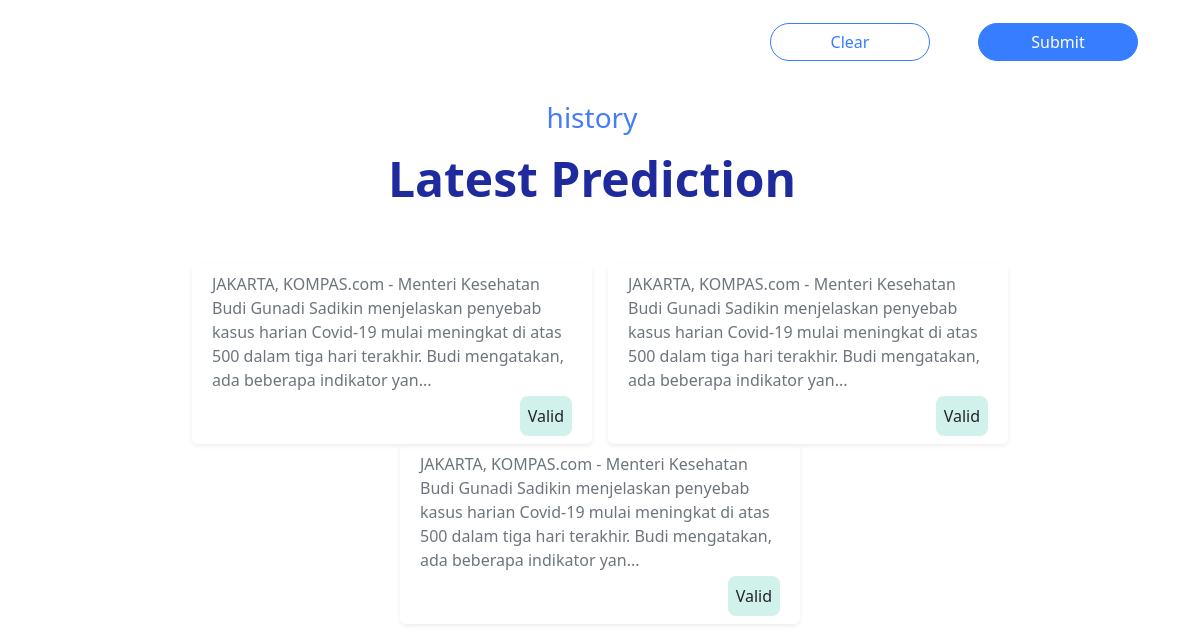
Before: / (lower part) with the older database file.
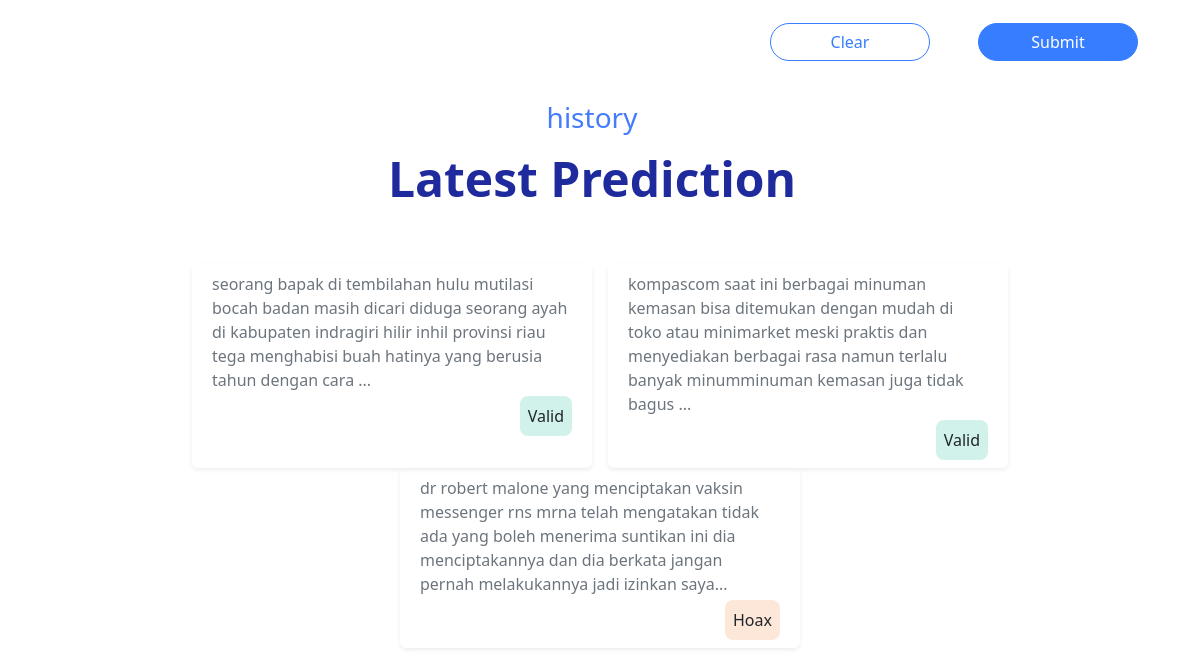
After: the same page with the newer database file.
### tables this page shows
CREATE TABLE history(
id INTEGER PRIMARY KEY AutoIncrement,
teks TEXT NOT NULL,
hasil TEXT NOT NULL);

### app.py (the view)
@app.route("/")
def index():
    history = history_data()
    return render_template("index.html", history=history)

### app.py (called while the page is built)
def history_data():
    conn = sqlite3.connect("sotaken.db")
    history = conn.cursor()
    history.execute("SELECT * FROM history ORDER BY id DESC LIMIT 3;")
    rows = history.fetchall()
    return rows

### templates/index.html (shortened to what this page needs)
<!doctype html>
<html lang="en">
    <head>
        <link href="https://cdn.jsdelivr.net/npm/bootstrap@5.2.0-beta1/dist/css/bootstrap.min.css" rel="stylesheet">
        <link href="static/css/animated.css" rel="stylesheet">
    </head>
    <body>
        <div id="start" class="container p-2 text-center" style="color: #1F2A9D;">
            <form action="{{ url_for('hasil')}}" method="POST">
                <div class="pt-3">
                    <div class="d-flex justify-content-end">
                        <input class="m-4 btn" style="color: #377DFF; width: 20vh; border: 1px solid #377DFF; border-radius: 35px;" type="reset" value="Clear">
                        <button class="m-4 btn text-white" style="width: 20vh; border: 1px solid #377DFF; border-radius: 35px; background: #377DFF;" type="submit">Submit</button>
                    </div>
                </div>
            </form>
        </div>
        <div class="pb-5 container text-center">
            <h3 class="pe-3 pt-2" style="color: #457CFC;">history</h3>
            <h1 class="pe-3 pt-2" style="font-size: 48px; color: #1F2A9D;"><b>Latest Prediction</b></h1>
            <div class="pt-5 pb-2 row d-flex justify-content-center">
                {% for data in history %}
                <div class="rounded mx-2 shadow-sm text-start" style="width:25rem;">
                    <div class="p-2">
                        <div class="text-secondary">
                            {% if data[1]|length > 200 %}
                            <p class="card-text">{{ data[1][:200] }}...</p>
                            {% else %}
                            <p class="card-text">{{ data[1] }}</p>
                            {% endif %}
                        </div>
                        <div class="pt-1 d-flex justify-content-end">
                            {% if data[2] == "Valid" %}
                            <div style="background: rgba(27, 188, 155, 0.2); border-radius: 8px;">
                                <p class="p-2 card-text fixhasil">Valid</p>
                            </div>
                            {% else %}
                            <div style="background: #FDE7D9; border-radius: 8px; max-width: 59px;">
                                <p class="p-2 card-text fixhasil">Hoax</p>
                            </div>
                            {% endif %}
                        </div>
                    </div>
                </div>
                {% endfor %}
            </div>
        </div>
    </body>
</html>

### templates/index.html (style rules this page uses)
.fixhasil { display: flex; flex-direction: row; justify-content: center; align-items: center; }

Changed rows visible on the page:
no longer on this page (row unchanged): history: teks "JAKARTA, KOMPAS.com - Menteri Kesehatan Budi Gunadi Sadikin menjelaskan penyebab kasus harian Covid-19 mulai meningkat di atas 500 dalam tiga hari terakhir. Budi mengatakan, ada beberapa indikator yan", hasil "Valid"
no longer on this page (row unchanged): history: teks "JAKARTA, KOMPAS.com - Menteri Kesehatan Budi Gunadi Sadikin menjelaskan penyebab kasus harian Covid-19 mulai meningkat di atas 500 dalam tiga hari terakhir. Budi mengatakan, ada beberapa indikator yan", hasil "Valid"
no longer on this page (row unchanged): history: teks "JAKARTA, KOMPAS.com - Menteri Kesehatan Budi Gunadi Sadikin menjelaskan penyebab kasus harian Covid-19 mulai meningkat di atas 500 dalam tiga hari terakhir. Budi mengatakan, ada beberapa indikator yan", hasil "Valid"
added history: teks "seorang bapak di tembilahan hulu mutilasi bocah badan masih dicari diduga seorang ayah di kabupaten indragiri hilir inhil provinsi riau tega menghabisi buah hatinya yang berusia tahun dengan cara", hasil "Valid"
added history: teks "kompascom saat ini berbagai minuman kemasan bisa ditemukan dengan mudah di toko atau minimarket meski praktis dan menyediakan berbagai rasa namun terlalu banyak minumminuman kemasan juga tidak bagus", hasil "Valid"
added history: teks "dr robert malone yang menciptakan vaksin messenger rns mrna telah mengatakan tidak ada yang boleh menerima suntikan ini dia menciptakannya dan dia berkata jangan pernah melakukannya jadi izinkan saya", hasil "Hoax"
